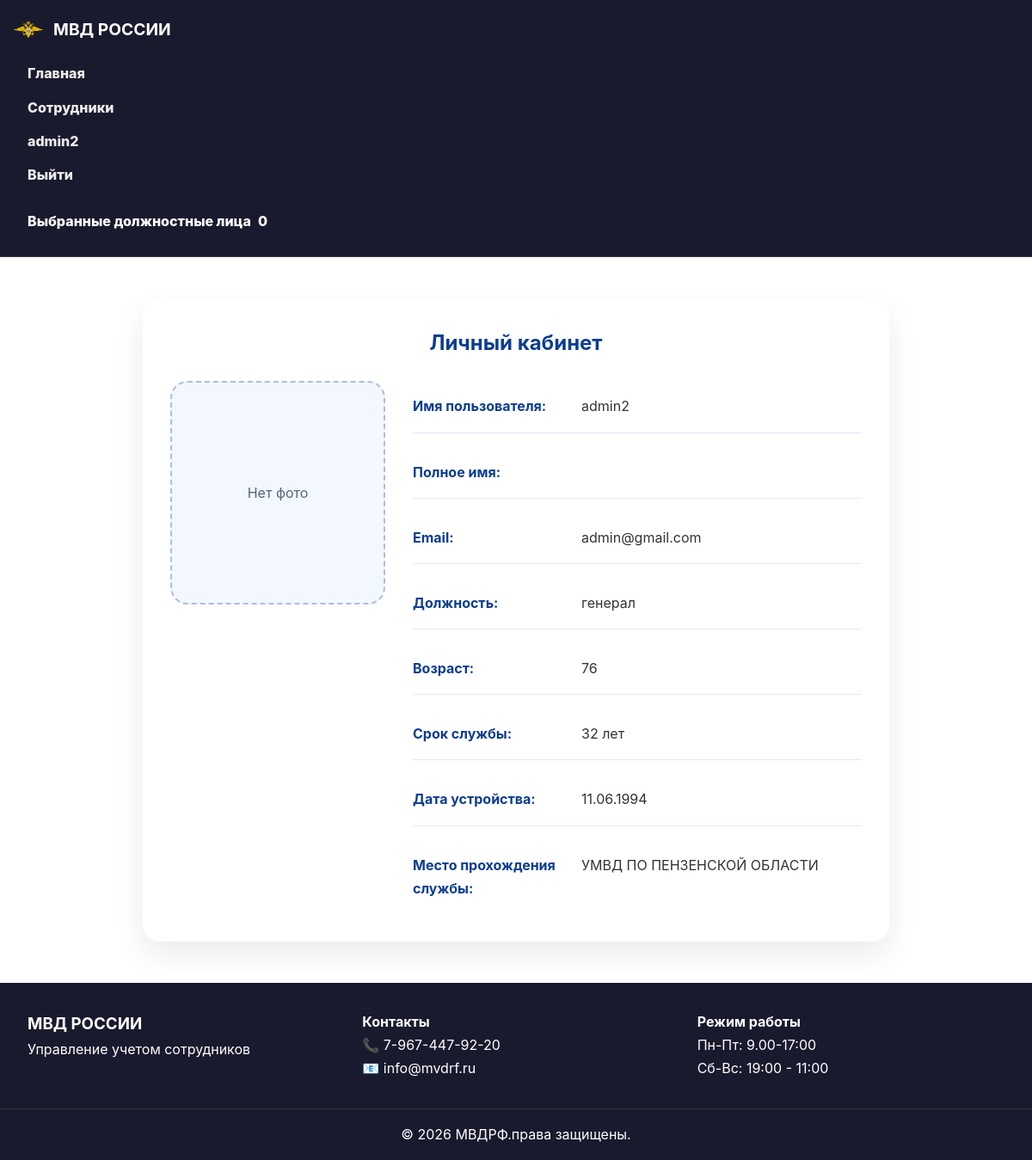
The page /accounts/profile/ (signed in) on the database its author committed.
### accounts/models.py (models this page shows, shortened)
class UserProfile(models.Model):
    user = models.OneToOneField(User, on_delete=models.CASCADE, related_name='profile')
    photo = models.ImageField(upload_to='profiles/', null=True, blank=True, verbose_name='Фото')
    position = models.CharField(max_length=100, blank=True, verbose_name='Должность')
    age = models.PositiveIntegerField(null=True, blank=True, verbose_name='Возраст')
    hired_date = models.DateField(null=True, blank=True, verbose_name='Дата устройства на работу')
    service_location = models.CharField(max_length=255, blank=True, verbose_name='Место прохождения службы')
    class Meta:
        verbose_name = 'Профиль пользователя'
        verbose_name_plural = 'Профили пользователей'
    @property
    def service_years(self):
        if self.hired_date:
            return (date.today() - self.hired_date).days // 365
        return 0

### accounts/views.py (the view)
# urls.py: path('profile/', views.profile, name='profile'),
@login_required
def profile(request):
    try:
        profile = request.user.profile
    except:
        from .models import UserProfile
        profile = UserProfile.objects.create(user=request.user)
    return render(request, 'accounts/profile.html', {'profile': profile})

### main/context_processors.py (called while the page is built)
def cart_count(request):
    cart = request.session.get('cart', {})
    count = sum(cart.values())
    return {'cart_count': count}

### templates/accounts/profile.html (shortened to what this page needs)
{% extends 'base.html' %}
{% load static %}
{% block content %}
<div class="profile-container">
    <div class="profile-card">
        <h2>Личный кабинет</h2>
        <div class="profile-info">
            <div class="profile-photo">
                {% if profile.photo %}
                    <img src="{{ profile.photo.url }}" alt="Фото профиля" class="profile-image">
                {% else %}
                    <div class="profile-image-placeholder">Нет фото</div>
                {% endif %}
            </div>
            <div class="profile-details">
                <div class="info-row">
                    <span class="label">Имя пользователя:</span>
                    <span class="value">{{ profile.user.username }}</span>
                </div>
                <div class="info-row">
                    <span class="label">Полное имя:</span>
                    <span class="value">{{ profile.user.first_name }} {{ profile.user.last_name }}</span>
                </div>
                <div class="info-row">
                    <span class="label">Email:</span>
                    <span class="value">{{ profile.user.email }}</span>
                </div>
                <div class="info-row">
                    <span class="label">Должность:</span>
                    <span class="value">{{ profile.position|default:"Не указана" }}</span>
                </div>
                <div class="info-row">
                    <span class="label">Возраст:</span>
                    <span class="value">{{ profile.age|default:"Не указан" }}</span>
                </div>
                <div class="info-row">
                    <span class="label">Срок службы:</span>
                    <span class="value">{{ profile.service_years }} лет</span>
                </div>
                <div class="info-row">
                    <span class="label">Дата устройства:</span>
                    <span class="value">
                        {% if profile.hired_date %}
                            {{ profile.hired_date|date:"d.m.Y" }}
                        {% else %}
                            Не указана
                        {% endif %}
                    </span>
                </div>
                <div class="info-row">
                    <span class="label">Место прохождения службы:</span>
                    <span class="value">{{ profile.service_location|default:"Не указано" }}</span>
                </div>
            </div>
        </div>
    </div>
</div>
{% endblock %}

### templates/base.html (shortened to what this page needs)
{% load static %}
<!DOCTYPE html>
<html lang="ru">
<head>
    <link rel="stylesheet" href="{% static 'css/style.css' %}">
</head>
<body>
    <header>
        <nav>
            <div class="logo">
                <h1><a href="{% url 'index' %}"><img src="{% static 'images/icon.png' %}" alt="Логотип" class="logo-icon"> МВД РОССИИ</a></h1>
            </div>
            <ul class="nav-links">
                {% if user.is_authenticated %}
                    <li><a href="{% url 'index' %}">Главная</a></li>
                    <li><a href="{% url 'catalog' %}">Сотрудники</a></li>
                    <li><a href="{% url 'profile' %}">{{ user.username }}</a></li>
                    <li><a href="{% url 'logout' %}">Выйти</a></li>
                {% else %}
                    <li><a href="{% url 'login' %}">Войти</a></li>
                {% endif %}
            </ul>
            {% if user.is_authenticated and perms.main.request_employee_data and request.session.special_access_granted %}
            <div class="cart-icon">
                <a href="{% url 'cart' %}">
                    Выбранные должностные лица
                    <span class="cart-count">{{ cart_count }}</span>
                </a>
            </div>
            {% endif %}
        </nav>
    </header>
    <main>
        {% block content %}
        {% endblock %}
    </main>
    <footer>
        <div class="footer-content">
            <div class="footer-section">
                <h3>МВД РОССИИ
                </h3>
                <p>Управление учетом сотрудников</p>
            </div>
            <div class="footer-section">
                <h4>Контакты</h4>
                <p>📞 7-967-447-92-20</p>
                <p>📧 info@mvdrf.ru</p>
            </div>
            <div class="footer-section">
                <h4>Режим работы</h4>
                <p>Пн-Пт: 9.00-17:00</p>
                <p>Сб-Вс: 19:00 - 11:00</p>
            </div>
        </div>
        <div class="footer-bottom">
            <p>&copy; 2026 МВДРФ.права защищены.</p>
        </div>
    </footer>
</body>
</html>

### static/css/style.css (style rules this page uses)
* { margin: 0; padding: 0; box-sizing: border-box; }
:root { --bg-light: #eef4fb; --bg-surface: #ffffff; --bg-surface-soft: #f8fbff; --text-primary: #17213e; --text-secondary: #55637d; --brand: #0b3d91; --accent: #e94560; --border: #dce4f2; --shadow: 0 18px 50px rgba(15, 23, 42, 0.08); }
html { min-height: 100%; }
body { display: flex; flex-direction: column; min-height: 100vh; font-family: 'Inter', 'Arial', sans-serif; line-height: 1.7; color: var(--text-primary); background: #ffffff; }
a { text-decoration: none; }
main { flex: 1; }
header { background: #1a1a2e; color: #fff; position: sticky; top: 0; z-index: 100; backdrop-filter: blur(10px); border-bottom: 1px solid rgba(255, 255, 255, 0.12); }
nav { width: min(1200px, 100%); margin: 0 auto; display: flex; flex-wrap: wrap; align-items: center; justify-content: space-between; gap: 1rem; padding: 1rem 1rem; }
.logo a { display: inline-flex; align-items: center; gap: 0.75rem; color: #fff; font-size: 1.2rem; font-weight: 700; }
.logo-icon { width: 34px; height: auto; }
.nav-links { display: flex; flex-wrap: wrap; gap: 0.75rem; list-style: none; }
.nav-links a { padding: 0.65rem 1rem; border-radius: 999px; transition: background 0.25s ease, color 0.25s ease; color: rgba(255, 255, 255, 0.92); text-decoration: none; font-weight: 800; }
button, input[type="submit"], input[type="button"], .btn-primary, .btn-secondary, .btn-primary-large, .cart-icon a, .filters a { display: inline-flex; align-items: center; justify-content: center; padding: 0.9rem 1.6rem; border-radius: 999px; border: none; font-weight: 700; transition: transform 0.25s ease, background 0.25s ease, box-shadow 0.25s ease; cursor: pointer; }
.btn-primary, .btn-primary-large, button[type="submit"], .btn-secondary, .cart-icon a { background: var(--brand); color: #fff; box-shadow: 0 16px 30px rgba(11, 61, 145, 0.24); }
.btn-secondary, .cart-icon a { background: var(--brand); }
.cart-icon a { display: inline-flex; align-items: center; gap: 0.5rem; padding: 0.65rem 1rem; border-radius: 999px; text-decoration: none; font-weight: 800; background: #1a1a2e; color: #fff; transition: background 0.25s ease, color 0.25s ease; box-shadow: none; }
.product-card p, .product-description p, .product-specifications p, .summary-item span, .cart-product h3, .profile-details .value, .info-row .value { color: var(--text-secondary); }
.cart-container, .checkout-container, .success-container, .auth-container, .profile-container { padding-top: 2rem; }
.order-form, .order-summary, .auth-card, .profile-card, .filters { border-radius: 20px; }
.profile-container { max-width: 900px; margin: 0 auto; }
.profile-info { display: grid; grid-template-columns: minmax(220px, 260px) 1fr; gap: 2rem; }
.profile-photo { display: grid; place-items: center; }
.profile-image, .profile-image-placeholder { width: 100%; max-width: 260px; min-height: 260px; border-radius: 24px; object-fit: cover; }
.profile-image-placeholder { background: #eef4fb; border: 2px dashed rgba(11, 61, 145, 0.2); color: var(--text-secondary); }
.profile-details { display: grid; gap: 1rem; }
.info-row { grid-template-columns: 180px 1fr; padding: 0.85rem 0; border-bottom: 1px solid rgba(11, 61, 145, 0.08); }
.info-row:last-child { border-bottom: none; }
.info-row .label { font-weight: 700; color: var(--brand); }
.info-row .value { color: var(--text-secondary); }
footer { background: #1a1a2e; color: white; }
.footer-content { display: grid; grid-template-columns: repeat(auto-fit, minmax(250px, 1fr)); gap: 2rem; max-width: 1200px; margin: 0 auto; padding: 2rem; }
.footer-bottom { text-align: center; padding: 1rem; border-top: 1px solid #333; }
@media (max-width: 1200px) { nav { flex-direction: column; align-items: flex-start; gap: 1rem; } }
@media (max-width: 1200px) { .nav-links { flex-direction: column; width: 100%; } }

### rows shown on the page
UserProfile: user.username "admin2", user.email "admin@gmail.com", position "генерал", age "76", service_years "32", hired_date "11.06.1994", service_location "УМВД ПО ПЕНЗЕНСКОЙ ОБЛАСТИ"

### other values the page prints
{{ user.username }} "admin2"
{{ cart_count }} "0"
